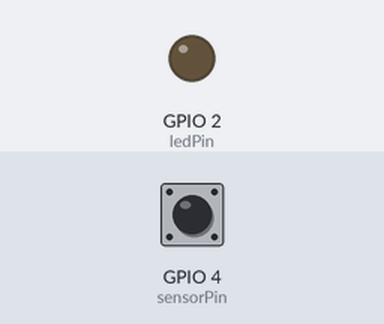
Recording of a sketch running on a simulated ESP32. Shown: output pins drawn as LEDs (lit = HIGH). Dashed ring = blinking. Inputs (shaded band) come from the test bench; at power-on: GPIO 4 (sensorPin) HIGH. WiFi joins after 1.5 s; servers stay silent unless stated; uploads are accepted with an empty reply; EEPROM starts erased; what the sketch prints to the serial monitor is not drawn.

Above: at 2.8 s.
2.9 s: GPIO 4 (sensorPin) driven LOW
At 3.07 s:
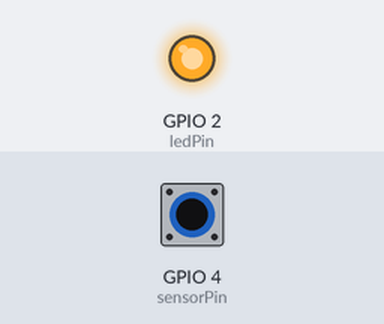
4.7 s: GPIO 4 (sensorPin) pulsed HIGH 5 times (0.12 s each, 0.3 s apart)
At 5.8 s:
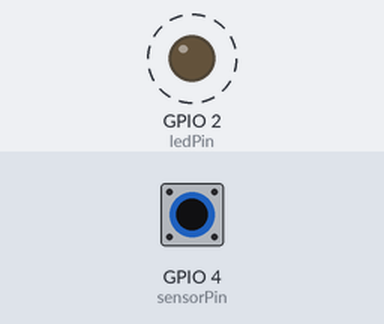
7.7 s: GPIO 4 (sensorPin) pulsed HIGH 2 times (0.12 s each, 0.3 s apart)
At 8.5 s:
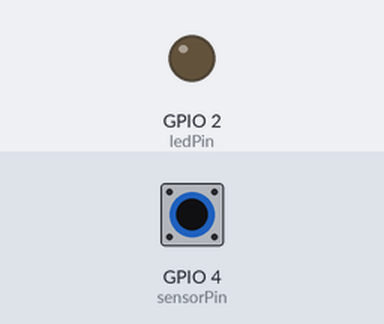
Timing chart, 0 to 10.7 s (numbered marks = the images above; inputs shaded):
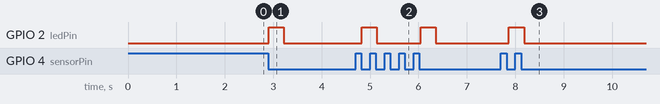

The sketch:

SN04-N.r.ino
```cpp
#include <WiFi.h>
#include <HTTPClient.h>
#include <Preferences.h>

// ================== Pins ==================
const int sensorPin = 4;
const int ledPin    = LED_BUILTIN;

// ================== WiFi & Server ==================
const char* ssid     = "***";
const char* password = "********";
const char* serverUrl = "http://192.168.2.20:7500";
const char* DEVICE_MAC = "D8:3B:DA:4E:25:9C";

// ================== Non-volatile Storage ==================
Preferences prefs;
const uint8_t MAX_PREV = 9;       // Max number of previous detections to keep
uint32_t prevHistory[MAX_PREV];   // Array holding previous detections
uint8_t prevCount = 0;            // How many previous detections saved

// ================== Current Detection ==================
uint32_t currentTimestamp = 0;
bool unsavedDetection = false;

// ================== Debounce ==================
bool lastState = HIGH;
unsigned long lastTriggerTime = 0;
const unsigned long debounceDelay = 1000;  // Debounce interval (ms)

// ===================================
void setup() {
  Serial.begin(115200);
  pinMode(sensorPin, INPUT_PULLUP);
  pinMode(ledPin, OUTPUT);

  loadHistoryFromStorage();   // Load previous detections from memory
  loadCurrentTemp();          // Check if a previous unsent detection exists
  connectWiFi();              // Initialize WiFi connection

  Serial.printf("SN04-N Ready. %d previous events loaded.\n", prevCount);
  if (unsavedDetection) {
    Serial.println("Unsaved detection found from previous session.");
  }
}

// ===================================
void loop() {
  bool currentState = digitalRead(sensorPin);

  // --- Sensor detection with debounce ---
  if (lastState == HIGH && currentState == LOW) {
    unsigned long now = millis();
    if (now - lastTriggerTime >= debounceDelay) {
      lastTriggerTime = now;

      currentTimestamp = now;
      unsavedDetection = true;
      saveCurrentTemp(currentTimestamp);   // Save immediately to avoid losing it after reset

      addToPreviousHistory(currentTimestamp);

      digitalWrite(ledPin, HIGH);
      Serial.printf("DETECTED! Sending current + %d previous.\n", prevCount);

      if (WiFi.status() == WL_CONNECTED) {
        sendCurrentAndPrevious();
      } else {
        Serial.println("WiFi off. Saved for later.");
      }

      delay(100);
      digitalWrite(ledPin, LOW);
    }
  }

  lastState = currentState;

  // --- Check WiFi status every 10 seconds ---
  static unsigned long lastWiFiCheck = 0;
  if (millis() - lastWiFiCheck > 10000) {
    lastWiFiCheck = millis();
    if (WiFi.status() != WL_CONNECTED) {
      connectWiFi();
    } else if (unsavedDetection) {
      sendCurrentAndPrevious();
    }
  }

  delay(50);
}

// ===================================
// Add to previous history (max 9 entries)
void addToPreviousHistory(uint32_t newTimestamp) {
  if (prevCount == MAX_PREV) {
    // Shift array left to make room
    for (int i = 0; i < MAX_PREV - 1; i++) {
      prevHistory[i] = prevHistory[i + 1];
    }
    prevHistory[MAX_PREV - 1] = newTimestamp;
  } else {
    prevHistory[prevCount++] = newTimestamp;
  }
  saveHistoryToStorage();
}

// ===================================
// Load detection history from NVS
void loadHistoryFromStorage() {
  prefs.begin("sn04n", false);
  prevCount = prefs.getUChar("count", 0);
  if (prevCount > MAX_PREV) prevCount = MAX_PREV;
  prefs.getBytes("prev", prevHistory, prevCount * sizeof(uint32_t));
  prefs.end();
}

// ===================================
// Save detection history to NVS
void saveHistoryToStorage() {
  prefs.begin("sn04n", false);
  prefs.putUChar("count", prevCount);
  prefs.putBytes("prev", prevHistory, prevCount * sizeof(uint32_t));
  prefs.end();
}

// ===================================
// Save current detection (in case of reset)
void saveCurrentTemp(uint32_t timestamp) {
  prefs.begin("sn04n", false);
  prefs.putUInt("current_temp", timestamp);
  prefs.end();
}

// ===================================
// Load unsent detection after reset
void loadCurrentTemp() {
  prefs.begin("sn04n", false);
  currentTimestamp = prefs.getUInt("current_temp", 0);
  prefs.end();

  if (currentTimestamp > 0) {
    unsavedDetection = true;
  }
}

// ===================================
// Connect to WiFi
void connectWiFi() {
  if (WiFi.status() == WL_CONNECTED) return;

  Serial.println("WiFi: Connecting...");
  WiFi.mode(WIFI_STA);

  WiFi.disconnect(true);
  delay(100);
  WiFi.begin(ssid, password);

  unsigned long startAttempt = millis();
  const unsigned long timeout = 8000;

  while (WiFi.status() != WL_CONNECTED && millis() - startAttempt < timeout) {
    Serial.print(".");
    delay(300);
  }

  if (WiFi.status() == WL_CONNECTED) {
    Serial.print("\nWiFi Connected! IP: ");
    Serial.println(WiFi.localIP());
  } else {
    Serial.println("\nWiFi Failed. Will retry later.");
  }
}

// ===================================
// Send current + previous detections to server
void sendCurrentAndPrevious() {
  if (currentTimestamp == 0) return;

  HTTPClient http;
  if (!http.begin(serverUrl)) return;
  http.addHeader("Content-Type", "application/json");
  http.setTimeout(10000);

  String json = "{";
  json += "\"device_id\":\"" + String(DEVICE_MAC) + "\",";
  json += "\"sensor_type\":\"SN04-N\",";
  json += "\"data\":{";
  json += "\"detected\":true,";
  json += "\"current\":{\"timestamp\":" + String(currentTimestamp) + "},";
  json += "\"previous\":[";
  for (int i = 0; i < prevCount; i++) {
    if (i > 0) json += ",";
    json += "{\"timestamp\":" + String(prevHistory[i]) + "}";
  }
  json += "]}";
  json += "}";

  Serial.println("Sending JSON:");
  Serial.println(json);

  int code = http.POST(json);
  Serial.printf("HTTP: %d\n", code);
  if (code > 0) {
    Serial.println("Response: " + http.getString());
    currentTimestamp = 0;
    unsavedDetection = false;

    // Clear temporary saved value
    prefs.begin("sn04n", false);
    prefs.putUInt("current_temp", 0);
    prefs.end();
  }
  http.end();
}
```

Measured:
- after the input at 2.9 s, GPIO 2 (ledPin): LOW → HIGH at once, → LOW 0.31 s later
- after the input at 4.7 s, GPIO 2 (ledPin): alternates HIGH for 0.32 s and LOW for 0.90 s, starting after 0.13 s
- after the input at 7.7 s, GPIO 2 (ledPin): LOW → HIGH after 0.17 s, → LOW 0.32 s later
